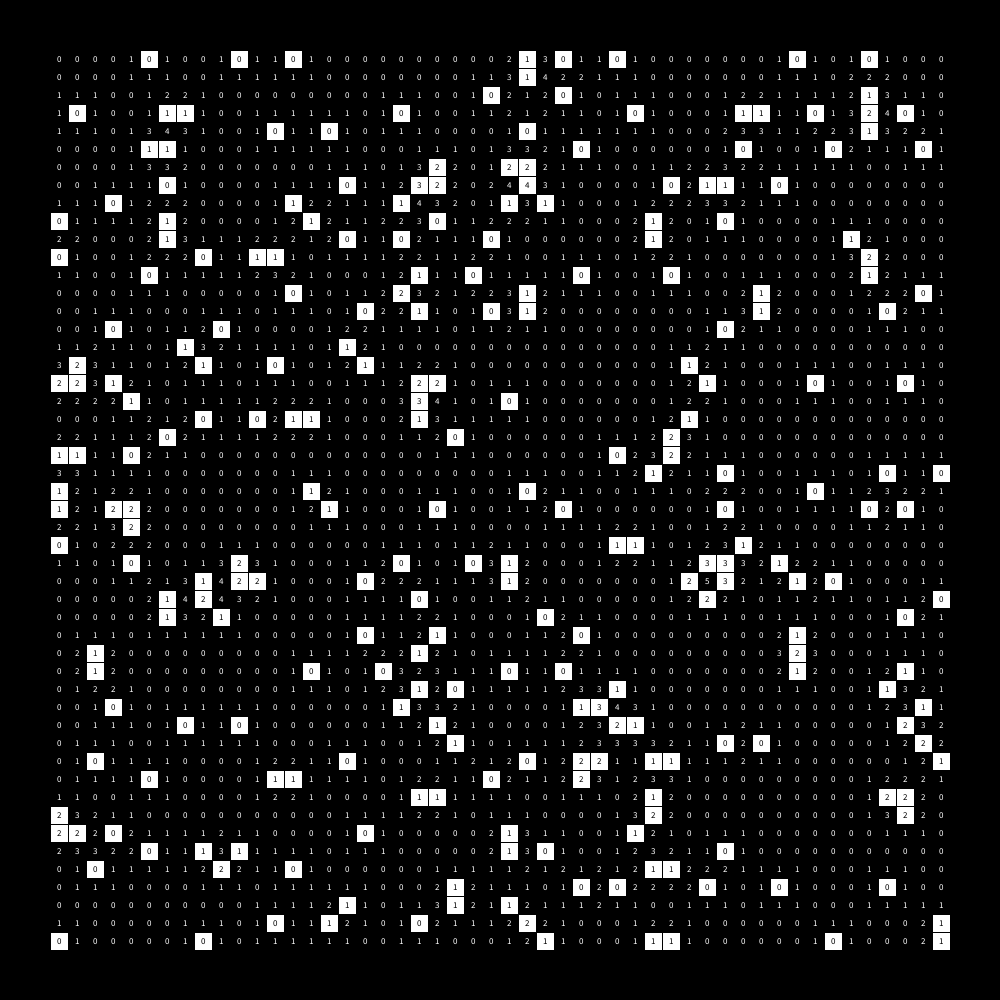
Frame 1 (no input)
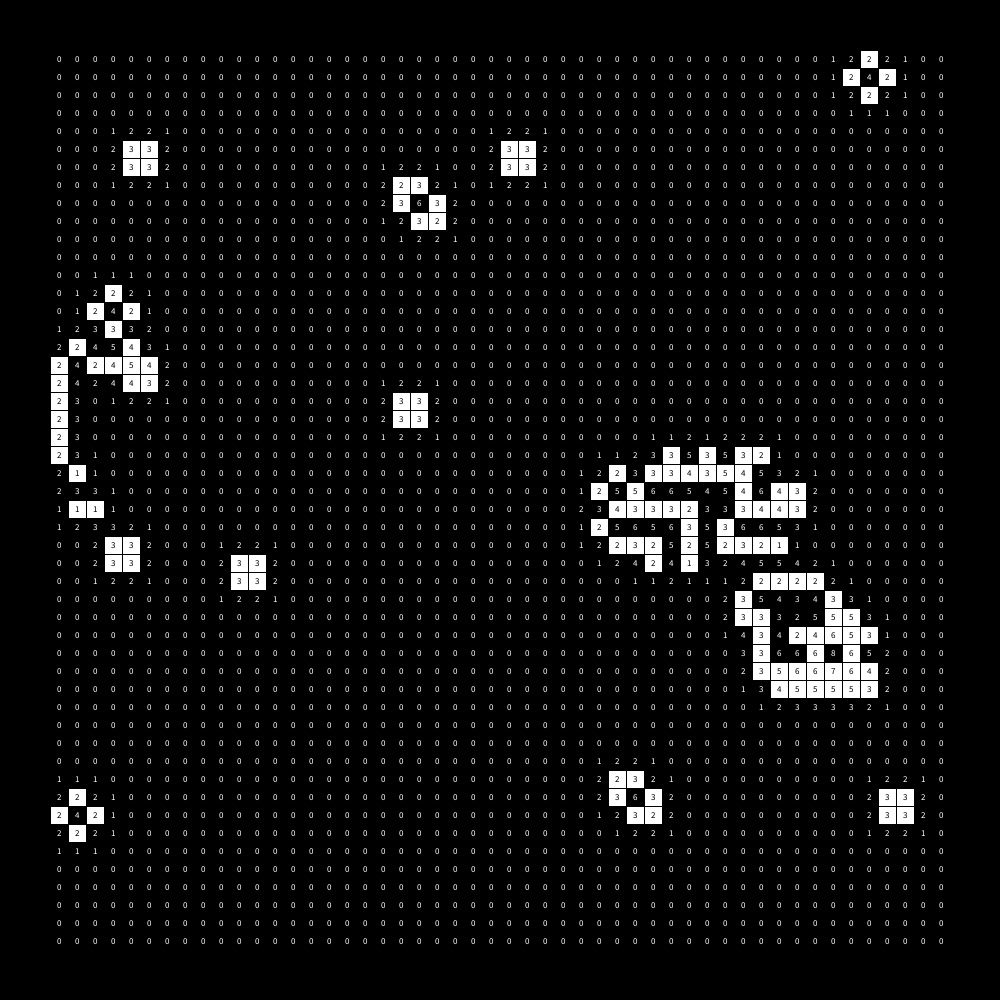
Frame 60 (the mouse pressed at the canvas centre just before this capture)
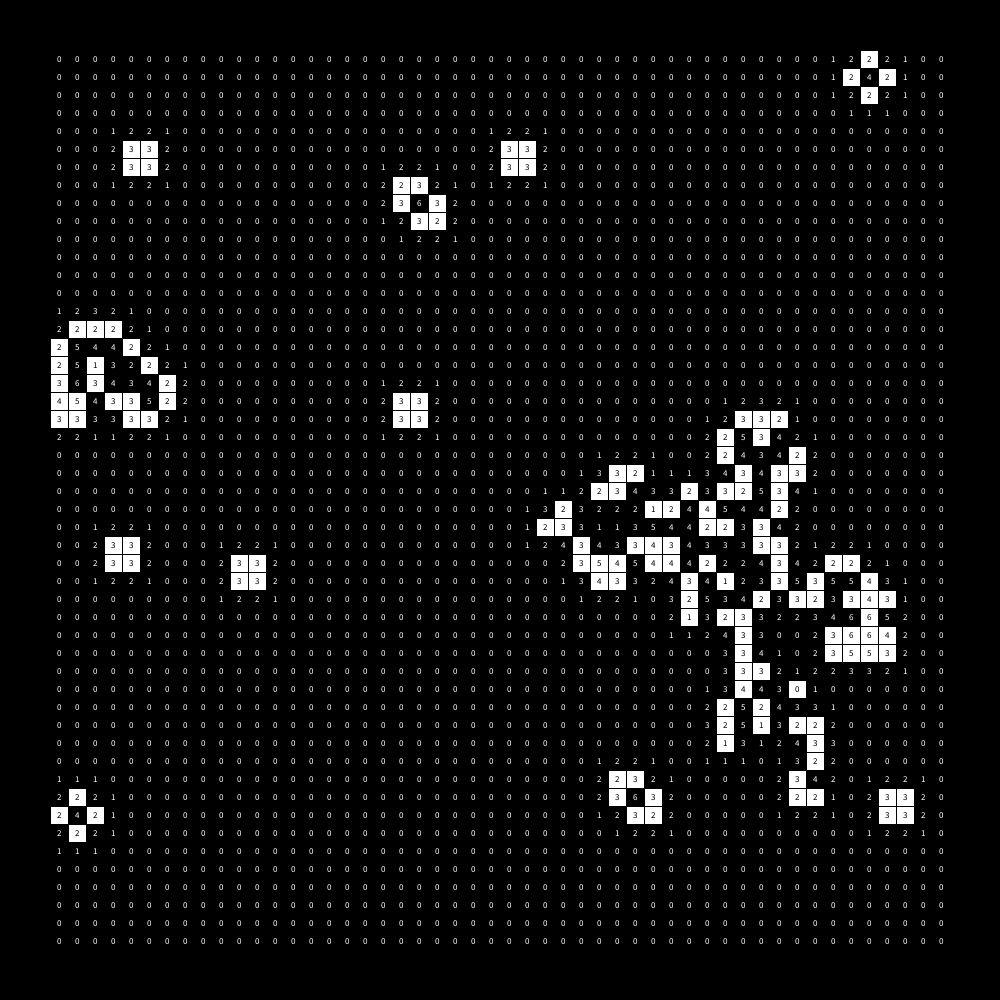
Frame 120 (the mouse held since frame 60 and released just before this capture)

The Processing sketch that drew these frames (run headless with seeded random() and noise(); from frame 60 on, the mouse is pressed at the canvas centre):

// Processing sketch: GameOfLife
// ── GameOfLife.pde
/*
Game of life exercise:
 Rules:
 If fewer than 2 neighbours, the square dies
 Any dead cell with exactly three neighbours lives
 If 4 or more neighbours, the square dies
 
 Draw a grid 20x20 with a padding of 2 from the edge
 
 Start with the outside being static
 */
int s, offset, updateEveryXFrame;
float w, threshold;
Gameboard g;

void setup() {
  size(1000, 1000);
  threshold = 0.1;
  s = 50;
  offset = 50;
  w = (1000-2*offset)/s;
  g = new Gameboard(s);
  initGameboard();
  updateEveryXFrame = 5;
  textAlign(CENTER);
  textSize(w/2);
  
}

void draw() {
  background(0);
  for (int x = 0; x < s; x++) {
    for (int y = 0; y < s; y++) {
      int fillColour = (g.gameboard[x][y].isAlive) ? 255 : 0;
      fill(fillColour);
      rect(offset + x*w, offset + y*w, w, w);
      int fontColour = 255 - fillColour;
      int neighbourCount = countAliveNeighbours(g.gameboard[x][y], x, y);
      fill(fontColour);
      text(str(neighbourCount), offset + w/2 + x*w, offset + 2*w/3 + y*w);
    }
  }

  if (frameCount%updateEveryXFrame == 0) {
    // init new board and copy in the values
    Gameboard next = new Gameboard(s);
    arrayCopy(g.gameboard, next.gameboard);
    for (int x = 0; x < s; x++) {
      for (int y = 0; y < s; y++) {
        updateStatus(next, x, y); //update the things in the new gameboard
      }
    }
  }
}

void updateStatus(Gameboard next, int locx, int locy) {
  int neighbourCount = countAliveNeighbours(g.gameboard[locx][locy], locx, locy);
  if (!g.gameboard[locx][locy].isAlive) { //if it's not alive
    if (neighbourCount == 3) { //check if there are exactly 3 neighbours
      next.gameboard[locx][locy].toggleLivingStatus(); //update the status in the NEW board
    }
  } else if (((neighbourCount < 2) || (neighbourCount > 3))) { //if alive, check is 1 or 4+ neighbours --> dead
    next.gameboard[locx][locy].toggleLivingStatus(); //update the status in the NEW board
  }
}



int countAliveNeighbours(Square eachSquare, int x, int y) {
  String label = eachSquare.label;
  switch(label) {
  case "TLCorner":
    return TLCornerCount();
  case "TRCorner":
    return TRCornerCount();
  case "BLCorner":
    return BLCornerCount();
  case "BRCorner":
    return BRCornerCount();
  case "LEdge":
    return LEdgeCount(x, y);
  case "REdge":
    return REdgeCount(x, y);
  case "TEdge":
    return TEdgeCount(x, y);
  case "BEdge":
    return BEdgeCount(x, y);
  case "CENTRE":
    return CentreCount(x, y);
  default:
    return 0;
  }
}


void initGameboard() {
  for (int x = 0; x < s; x++) {
    for (int y = 0; y < s; y++) {
      boolean isAlive = (random(1) < threshold);
      PVector location = new PVector(x, y);
      String label = getLabel(location);
      print("("+x+", "+y+"): isAlive = "+isAlive+", label = "+label+'\n');
      g.gameboard[x][y] = new Square(label, isAlive);
    }
  }
}

String getLabel(PVector location) {
  if (location.x == 0) {
    if (location.y == 0) {
      return "TLCorner";
    } else if (location.y == s-1) {
      return "BLCorner";
    } else {
      return "LEdge";
    }
  } else if (location.x == s-1) {
    if (location.y == 0) {
      return "TRCorner";
    } else if (location.y == s-1) {
      return "BRCorner";
    } else {
      return "REdge";
    }
  } else if (location.y == 0) {
    return "TEdge";
  } else if (location.y == s-1) {
    return "BEdge";
  } else {
    return "CENTRE";
  }
}

int TLCornerCount() {
  int count = 0;
  Square[] pool = {g.gameboard[0][1], g.gameboard[1][0], g.gameboard[1][1]};
  for (Square eachSquare : pool) {
    if (eachSquare.isAlive) {
      count ++;
    }
  }
  return count;
}

int TRCornerCount() {
  int count = 0;
  Square[] pool = {g.gameboard[s-2][0], g.gameboard[s-2][1], g.gameboard[s-1][1]};
  for (Square eachSquare : pool) {
    if (eachSquare.isAlive) {
      count ++;
    }
  }
  return count;
}

int BLCornerCount() {
  int count = 0;
  Square[] pool = {g.gameboard[0][s-2], g.gameboard[1][s-2], g.gameboard[s-1][1]};
  for (Square eachSquare : pool) {
    if (eachSquare.isAlive) {
      count ++;
    }
  }
  return count;
}


int BRCornerCount() {
  int count = 0;
  Square[] pool = {g.gameboard[s-2][s-2], g.gameboard[s-1][s-2], g.gameboard[s-2][s-1]};
  for (Square eachSquare : pool) {
    if (eachSquare.isAlive) {
      count ++;
    }
  }
  return count;
}

int LEdgeCount(int locx, int locy) {
  int count = 0;
  for (int x = 0; x < 2; x++) {
    for (int y = -1; y < 2; y++) {
      if (g.gameboard[locx+x][locy+y].isAlive) {
        count ++;
      }
    }
  }
  if (g.gameboard[locx][locy].isAlive) {
    count --;
  }
  return count;
}

int REdgeCount(int locx, int locy) {
  int count = 0;
  for (int x = -1; x < 1; x++) {
    for (int y = -1; y < 2; y++) {
      if (g.gameboard[locx+x][locy+y].isAlive) {
        count ++;
      }
    }
  }
  if (g.gameboard[locx][locy].isAlive) {
    count --;
  }
  return count;
}



int TEdgeCount(int locx, int locy) {
  int count = 0;
  for (int x = -1; x < 2; x++) {
    for (int y = 0; y < 2; y++) {
      if (g.gameboard[locx+x][locy+y].isAlive) {
        count ++;
      }
    }
  }
  if (g.gameboard[locx][locy].isAlive) {
    count --;
  }
  return count;
}

int BEdgeCount(int locx, int locy) {
  int count = 0;
  for (int x = -1; x < 2; x++) {
    for (int y = -1; y < 1; y++) {
      if (g.gameboard[locx+x][locy+y].isAlive) {
        count ++;
      }
    }
  }
  if (g.gameboard[locx][locy].isAlive) {
    count --;
  }
  return count;
}

int CentreCount(int locx, int locy) {
  int count = 0;
  for (int x = -1; x < 2; x++) {
    for (int y = -1; y < 2; y++) {
      if (g.gameboard[locx + x][locy +y].isAlive) {
        count ++;
      }
    }
  }
  if (g.gameboard[locx][locy].isAlive) {
    count --;
  }
  return count;
}

// ── Gameboard.pde
class Gameboard{
  int size;
  Square[][] gameboard;
  
  Gameboard(int s){
    size = s;
    gameboard = new Square[s][s];  
  }


}

// ── Square.pde
class Square{
  //PVector location;
  int s;
  String label;
  boolean isAlive;
  
  Square(String label_, boolean isAlive_){
    label = label_;
    isAlive = isAlive_;
  }
  
  void toggleLivingStatus(){
    isAlive = !isAlive;
  }
 
  
}


    //isEdge = ((location.x == 0) || (location.y == 0) || (location.x == s-1) || (location.y == s-1));
    //isCorner = (((location.x == 0) || (location.x == s-1)) && ((location.y == 0) || (location.y == s-1))); 
